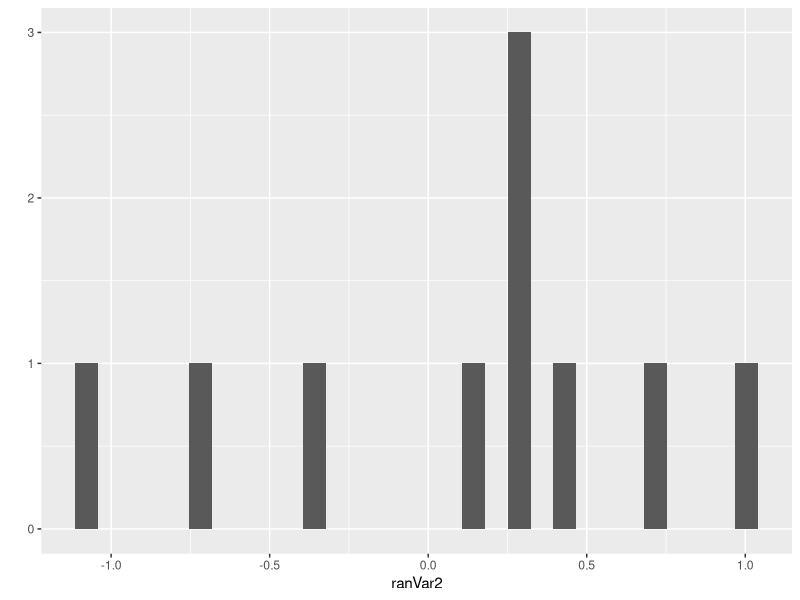
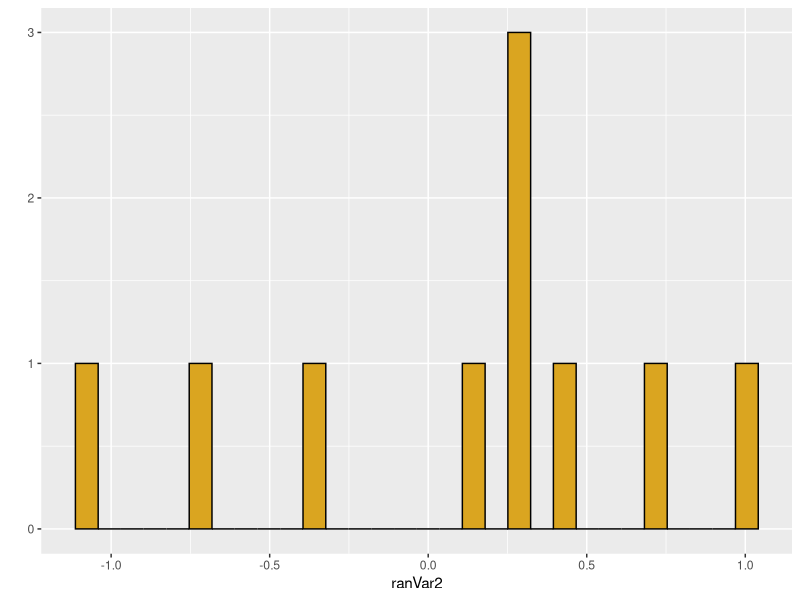

Recreate these plots in R, in order.
#Explain what the heck this script is. What is it doing, what project is it associated with? Give as many details as possible so that you will understand later on what this is from!

#6 September 2018
#AMP
#--------------------------------------------------------------------------
#Preliminaries
library(ggplot2)
# set.seed(100) #We will get identical values for everything we calculate, even if we use the random number generator - there is a set of numbers (pseudo-random), but if we all type in 100, we will all get the same numbers. If I typed in 101, I would get a completely different set of numbers.
library(TeachingDemos)
# char2seed(x="green tea") #can now use any phrase or text in that you want to set your seed, don't need to use a number like 100 or 101. It converts the text into a number to use as your seed.

#Global variables
nRep <- 10 #number of values

#Create or read in data
ranVar1 <- rnorm(n=nRep) #invokes random number generator with SD 1 and mean=0 (default values), but can specify and change those explicitly as you want
# print(ranVar1)

#Peek at Data
# head(ranVar1) #first 6 elements of your set/vector
# tail(ranVar1) #last 6 elements of your set/vector
# length(ranVar1)
# str(ranVar1) #What is the structure of our variable?

#Create second variable
ranVar2 <- rnorm(n=nRep)

#visualize data
qplot(x=ranVar2)
qplot(x=ranVar2,
      color=I("black"),
      fill=I("goldenrod"))
